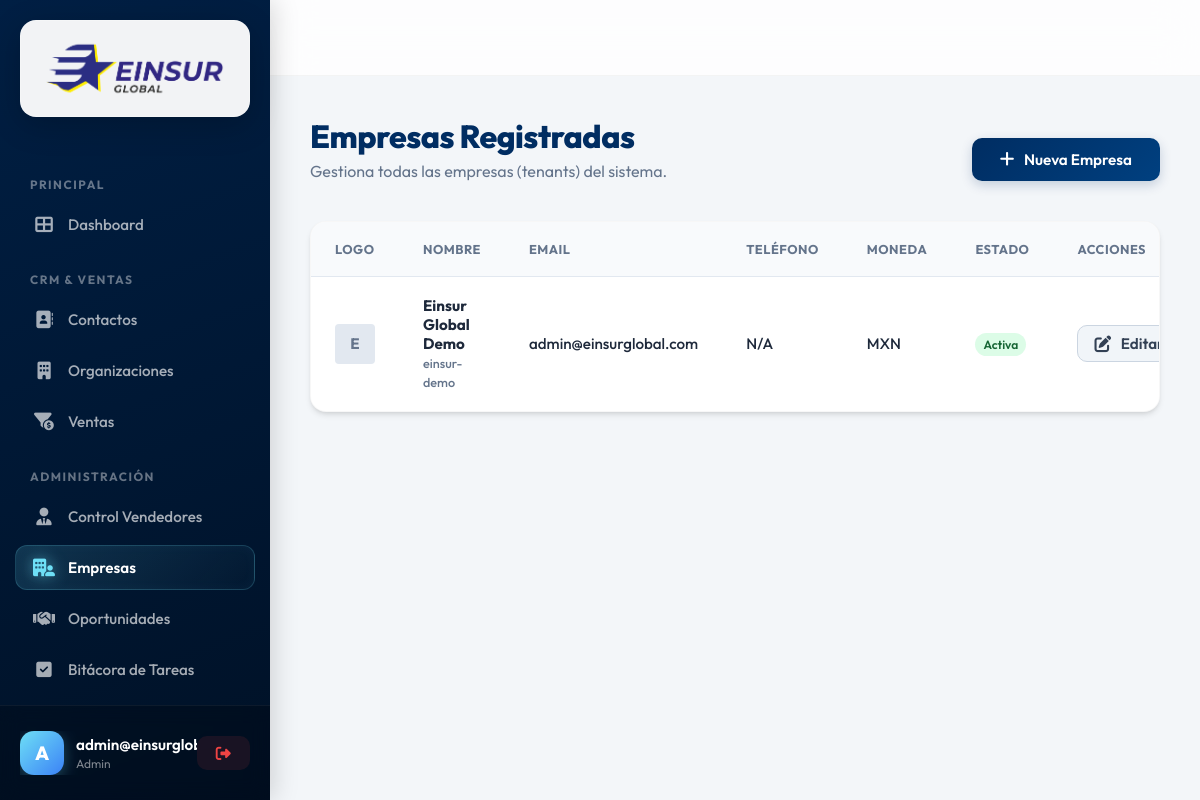
/public/empresas (signed in), run on the app's committed database.
### tables this page shows
CREATE TABLE `tenants` (
  `id`              BIGINT UNSIGNED NOT NULL AUTO_INCREMENT,
  `uuid`            CHAR(36)        NOT NULL,
  `name`            VARCHAR(200)    NOT NULL,
  `slug`            VARCHAR(100)    NOT NULL,
  `tax_id`          VARCHAR(50)     DEFAULT NULL COMMENT 'RFC / NIT / Tax ID',
  `email`           VARCHAR(255)    DEFAULT NULL,
  `phone`           VARCHAR(30)     DEFAULT NULL,
  `logo_url`        VARCHAR(500)    DEFAULT NULL,
  `address`         TEXT            DEFAULT NULL,
  `timezone`        VARCHAR(60)     NOT NULL DEFAULT 'America/Mexico_City',
  `currency_code`   CHAR(3)         NOT NULL DEFAULT 'MXN',
  `plan`            ENUM('free','starter','professional','enterprise') NOT NULL DEFAULT 'free',
  `is_active`       TINYINT(1)      NOT NULL DEFAULT 1,
  `trial_ends_at`   DATETIME        DEFAULT NULL,
  `created_at`      DATETIME        NOT NULL DEFAULT CURRENT_TIMESTAMP,
  `updated_at`      DATETIME        NOT NULL DEFAULT CURRENT_TIMESTAMP ON UPDATE CURRENT_TIMESTAMP,
  PRIMARY KEY (`id`),
  UNIQUE KEY `uq_tenants_uuid` (`uuid`),
  UNIQUE KEY `uq_tenants_slug` (`slug`),
  INDEX `idx_tenants_active` (`is_active`)
);

### config/database.php (called while the page is built, shortened)
<?php
return [
    'host'     => $_ENV['DB_HOST']     ?? '127.0.0.1',
    'port'     => (int) ($_ENV['DB_PORT'] ?? 3306),
    'database' => $_ENV['DB_DATABASE'] ?? 'crm_einsurglobal',
    'username' => $_ENV['DB_USERNAME'] ?? 'root',
    'password' => $_ENV['DB_PASSWORD'] ?? '',
    'charset'  => $_ENV['DB_CHARSET']  ?? 'utf8mb4',
    'options'  => [
        PDO::ATTR_ERRMODE            => PDO::ERRMODE_EXCEPTION,
        PDO::ATTR_DEFAULT_FETCH_MODE => PDO::FETCH_ASSOC,
        PDO::ATTR_EMULATE_PREPARES   => false,
        PDO::ATTR_STRINGIFY_FETCHES  => false,
    ],
];

### src/Core/Database.php (called while the page is built, shortened)
<?php
final class Database
{
    private static ?PDO $instance = null;
    public static function getInstance(): PDO
    {
        if (self::$instance === null) {
            $cfg = require dirname(__DIR__, 2) . '/config/database.php';
            $dsn = sprintf(
                'mysql:host=%s;port=%d;dbname=%s;charset=%s',
                $cfg['host'],
                $cfg['port'],
                $cfg['database'],
                $cfg['charset']
            );
            try {
                self::$instance = new PDO(
                    $dsn,
                    $cfg['username'],
                    $cfg['password'],
                    $cfg['options']
                );
            } catch (\PDOException $e) {
                throw new RuntimeException(
                    'Database connection failed: ' . $e->getMessage(),
                    (int) $e->getCode(),
                    $e
                );
            }
        }
        return self::$instance;
    }
}

### src/Http/Controllers/TenantController.php (called while the page is built, shortened)
<?php
class TenantController
{
    private Tenant $tenantModel;
    public function __construct()
    {
        $this->tenantModel = new Tenant();
    }
    public function index(): void
    {
        $empresas = $this->tenantModel->getAll();
        require __DIR__ . '/../../Views/empresas/index.php';
    }
}

### public/index.php (called while the page is built, shortened)
<?php
$router = new Router();
$requestUri = $_SERVER['REQUEST_URI'];
$basePath = dirname($_SERVER['SCRIPT_NAME']);
if ($basePath !== '/' && strpos($requestUri, $basePath) === 0) {
    $requestUri = substr($requestUri, strlen($basePath));
}
$requestMethod = $_SERVER['REQUEST_METHOD'];
try {
    $router->dispatch($requestUri, $requestMethod);
} catch (Exception $e) {
    http_response_code(500);
    if (($_ENV['APP_DEBUG'] ?? 'false') === 'true') {
        echo "<h1>Error 500</h1><p>" . $e->getMessage() . "</p>";
    } else {
        echo "<h1>Error 500</h1><p>Ha ocurrido un error interno en el servidor.</p>";
    }
}

### src/Models/Tenant.php (called while the page is built, shortened)
<?php
class Tenant
{
    protected string $table = 'tenants';
    protected PDO $db;
    public function __construct()
    {
        $this->db = Database::getInstance();
    }
    public function getAll(): array
    {
        $sql = "SELECT * FROM {$this->table} ORDER BY name ASC";
        $stmt = $this->db->query($sql);
        return $stmt->fetchAll(PDO::FETCH_OBJ);
    }
}

### src/Views/empresas/index.php (the view, shortened to what this page needs)
<?php
require __DIR__ . '/../layouts/header.php';
?>
<div class="page-header">
    <div>
        <h1>Empresas Registradas</h1>
        <p>Gestiona todas las empresas (tenants) del sistema.</p>
    </div>
    <a href="/crm_einsurglobal/public/empresas/create" class="btn btn-primary">
        <i class="fas fa-plus"></i> Nueva Empresa
    </a>
</div>
<div class="card table-responsive">
    <table>
        <thead>
            <tr>
                <th>Logo</th>
                <th>Nombre</th>
                <th>Email</th>
                <th>Teléfono</th>
                <th>Moneda</th>
                <th>Estado</th>
                <th>Acciones</th>
            </tr>
        </thead>
        <tbody>
            <?php foreach ($empresas as $empresa): ?>
            <tr>
                <td>
                    <?php if ($empresa->logo_url): ?>
                        <img src="<?= htmlspecialchars($empresa->logo_url) ?>" alt="Logo" style="max-height: 40px; border-radius: 4px;">
                    <?php else: ?>
                        <div style="width: 40px; height: 40px; background: #e2e8f0; border-radius: 4px; display: flex; align-items: center; justify-content: center; font-weight: bold; color: #64748b;">
                            <?= strtoupper(substr($empresa->name, 0, 1)) ?>
                        </div>
                    <?php endif; ?>
                </td>
                <td>
                    <strong><?= htmlspecialchars($empresa->name) ?></strong>
                    <br>
                    <small style="color: var(--text-muted);"><?= htmlspecialchars($empresa->slug) ?></small>
                </td>
                <td><?= htmlspecialchars($empresa->email ?? 'N/A') ?></td>
                <td><?= htmlspecialchars($empresa->phone ?? 'N/A') ?></td>
                <td><?= htmlspecialchars($empresa->currency_code) ?></td>
                <td>
                    <?php if ($empresa->is_active): ?>
                        <span style="background: #dcfce7; color: #166534; padding: 0.25rem 0.5rem; border-radius: 9999px; font-size: 0.75rem; font-weight: 600;">Activa</span>
                    <?php else: ?>
                        <span style="background: #fee2e2; color: #991b1b; padding: 0.25rem 0.5rem; border-radius: 9999px; font-size: 0.75rem; font-weight: 600;">Inactiva</span>
                    <?php endif; ?>
                </td>
                <td>
                    <a href="/crm_einsurglobal/public/empresas/edit?id=<?= $empresa->id ?>" class="btn" style="padding: 0.5rem 1rem; background: #f1f5f9; color: #334155; border: 1px solid #cbd5e1;">
                        <i class="fas fa-edit"></i> Editar
                    </a>
                </td>
            </tr>
            <?php endforeach; ?>
        </tbody>
    </table>
</div>
<?php require __DIR__ . '/../layouts/footer.php'; ?>

### src/Core/Router.php (shortened to what this page needs)
<?php
class Router
{
    private array $routes = [];
    private function addRoute(string $method, string $uri, string $controller, string $action, array $middlewares): void
    {
        $pattern = preg_replace('/\{([a-zA-Z0-9_]+)\}/', '(?<$1>[a-zA-Z0-9_-]+)', $uri);
        $pattern = "#^" . $pattern . "$#";
        $this->routes[] = [
            'method'      => $method,
            'uri'         => $uri,
            'pattern'     => $pattern,
            'controller'  => $controller,
            'action'      => $action,
            'middlewares' => $middlewares
        ];
    }
    public function dispatch(string $requestUri, string $requestMethod): void
    {
        $uri = parse_url($requestUri, PHP_URL_PATH) ?? '/';
        foreach ($this->routes as $route) {
            if ($route['method'] === $requestMethod && preg_match($route['pattern'], $uri, $matches)) {
                $params = array_filter($matches, 'is_string', ARRAY_FILTER_USE_KEY);
                $controllerClass = $route['controller'];
                if (class_exists($controllerClass)) {
                    $controllerInstance = new $controllerClass();
                    $action = $route['action'];
                    if (method_exists($controllerInstance, $action)) {
                        call_user_func_array([$controllerInstance, $action], $params);
                        return;
                    } else {
                        throw new \Exception("Método {$action} no encontrado en el controlador {$controllerClass}");
                    }
                } else {
                    throw new \Exception("Controlador {$controllerClass} no encontrado.");
                }
            }
        }
    }
}

### src/Views/layouts/header.php (style rules this page uses)
:root { --primary: #002D62; --primary-hover: #004080; --primary-light: #e6f0fa; --accent: #6edff6; --accent-hover: #4dcde8; --bg-sidebar: #001f44; --bg-main: #f3f6f9; --text-main: #1e293b; --text-muted: #64748b; --surface: #ffffff; --border: #e2e8f0; --shadow-sm: 0 1px 2px 0 rgb(0 0 0 / 0.05); --shadow-md: 0 4px 6px -1px rgb(0 0 0 / 0.1), 0 2px 4px -2px rgb(0 0 0 / 0.1); --shadow-lg: 0 10px 15px -3px rgb(0 0 0 / 0.1), 0 4px 6px -4px rgb(0 0 0 / 0.1); --radius-md: 10px; --radius-lg: 16px; }
* { margin: 0; padding: 0; box-sizing: border-box; font-family: 'Outfit', sans-serif; }
body { display: flex; min-height: 100vh; background-color: var(--bg-main); color: var(--text-main); font-size: 15px; }
.page-header { margin-bottom: 2.5rem; display: flex; justify-content: space-between; align-items: flex-end; }
.page-header h1 { font-size: 2rem; font-weight: 800; color: var(--primary); letter-spacing: -0.5px; }
.page-header p { color: var(--text-muted); margin-top: 0.3rem; font-size: 1rem; }
.btn { padding: 0.75rem 1.75rem; border-radius: var(--radius-md); font-weight: 600; font-size: 0.95rem; text-decoration: none; display: inline-flex; align-items: center; gap: 0.6rem; border: none; cursor: pointer; transition: all 0.3s cubic-bezier(0.4, 0, 0.2, 1); }
.btn i { font-size: 1.1em; }
.btn-primary { background: linear-gradient(135deg, var(--primary) 0%, var(--primary-hover) 100%); color: white; box-shadow: 0 4px 12px rgba(0, 45, 98, 0.2); }
.card { background: var(--surface); border-radius: var(--radius-lg); box-shadow: var(--shadow-md); border: 1px solid rgba(0,0,0,0.03); overflow: hidden; transition: transform 0.3s ease, box-shadow 0.3s ease; }
.table-responsive { overflow-x: auto; }
table { width: 100%; border-collapse: separate; border-spacing: 0; text-align: left; }
th { background: #f8fafc; padding: 1.2rem 1.5rem; font-size: 0.8rem; text-transform: uppercase; letter-spacing: 0.5px; color: var(--text-muted); font-weight: 700; border-bottom: 1px solid var(--border); }
td { padding: 1.2rem 1.5rem; border-bottom: 1px solid var(--border); color: var(--text-main); font-size: 0.95rem; font-weight: 500; }
tr:last-child td { border-bottom: none; }

### data on the page
tenants: name "E", name "Einsur Global Demo", slug "einsur-demo", email "admin@einsurglobal.com", phone "N/A", currency_code "MXN", is_active "Activa"
